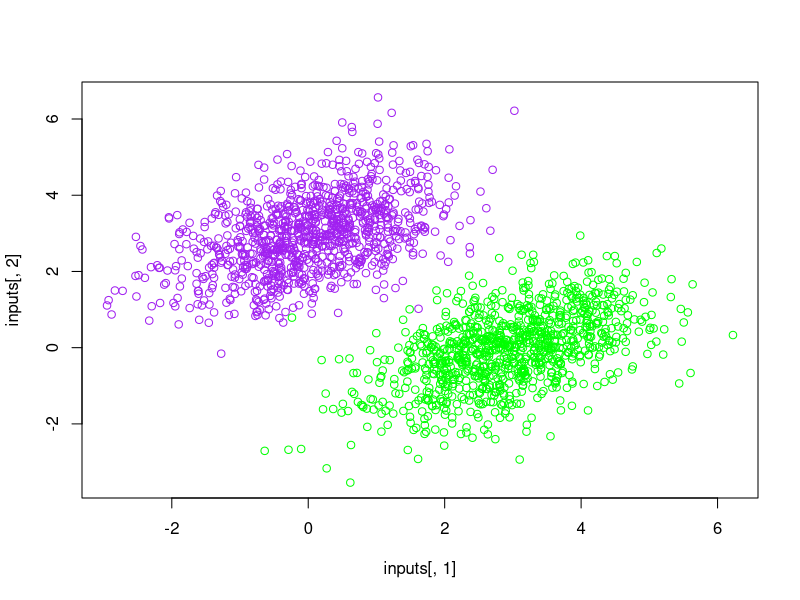

Write R code to recreate this figure.
num_samples_per_class <- 1000
Sigma <- rbind(c(1, 0.5), c(0.5, 1))
negative_samples <- MASS::mvrnorm(n = num_samples_per_class, mu = c(0, 3), Sigma = Sigma)
positive_samples <- MASS::mvrnorm(n = num_samples_per_class, mu = c(3, 0), Sigma = Sigma)
inputs <- rbind(negative_samples, positive_samples)
targets <- rbind(array(0, dim = c(num_samples_per_class, 1)), array(1, dim = c(num_samples_per_class, 1)))
plot(x = inputs[,1], y = inputs[,2], col = ifelse(targets[,1] == 0, "purple", "green"))


